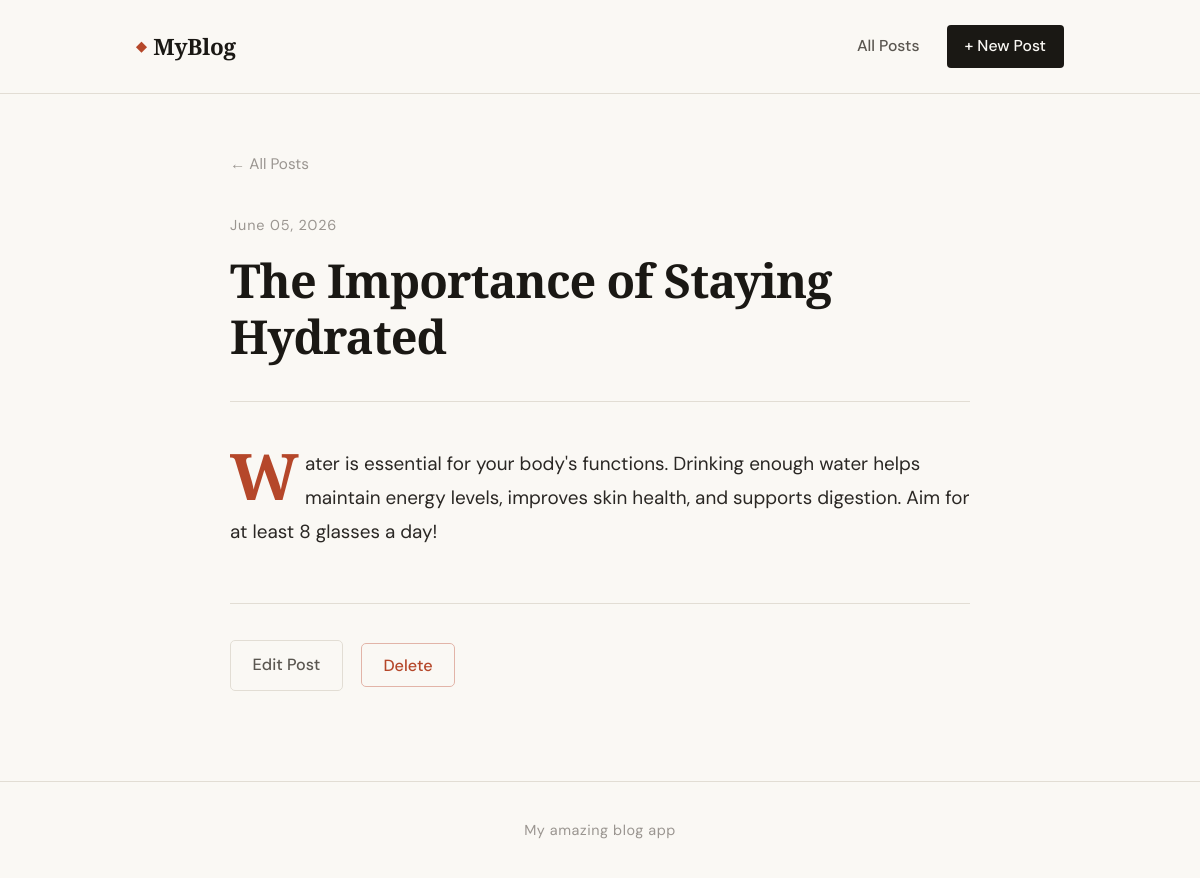
Screenshot of /post/the-importance-of-staying-hydrated with the database file from the repository.
### tables this page shows
CREATE TABLE posts (
                id INTEGER PRIMARY KEY AUTOINCREMENT,
                title TEXT NOT NULL,
                slug TEXT NOT NULL UNIQUE,
                content TEXT NOT NULL,
                excerpt TEXT,
                created_at TEXT NOT NULL,
                updated_at TEXT NOT NULL
            );

### app.py (the view)
@app.route("/post/<slug>")
def post(slug):
    db = get_db()
    p = db.execute("SELECT * FROM posts WHERE slug = ?", (slug,)).fetchone()
    if p is None:
        abort(404)
    return render_template("post.html", post=p)

### app.py (called while the page is built)
def get_db():
    db = getattr(g, "_database", None)
    if db is None:
        db = g._database = sqlite3.connect(DATABASE)
        db.row_factory = sqlite3.Row
    return db

@app.teardown_appcontext
def close_connection(exception):
    db = getattr(g, "_database", None)
    if db is not None:
        db.close()

def format_date(dt_str):
    try:
        dt = datetime.strptime(dt_str, "%Y-%m-%d %H:%M:%S")
        return dt.strftime("%B %d, %Y")
    except Exception:
        return dt_str

### templates/post.html (shortened to what this page needs)
{% extends "base.html" %}
{% block content %}
<article class="post-full">
  <header class="post-full__header">
    <a href="{{ url_for('index') }}" class="back-link">← All Posts</a>
    <time class="post-full__date">{{ post.created_at | format_date }}</time>
    <h1 class="post-full__title">{{ post.title }}</h1>
  </header>
  <div class="post-full__body">
    {% for paragraph in post.content.split('\n\n') %}
      {% if paragraph.strip() %}
        <p>{{ paragraph.strip() }}</p>
      {% endif %}
    {% endfor %}
  </div>
  <footer class="post-full__footer">
    <div class="post-actions">
      <a href="{{ url_for('edit_post', slug=post.slug) }}" class="btn-secondary">Edit Post</a>
      <form method="POST" action="{{ url_for('delete_post', slug=post.slug) }}"
            onsubmit="return confirm('Delete this post permanently?')">
        <button type="submit" class="btn-danger">Delete</button>
      </form>
    </div>
  </footer>
</article>
{% endblock %}

### static/css/style.css (style rules this page uses)
:root { --ink: #1a1814; --ink-soft: #5a5650; --ink-faint: #9a9590; --paper: #faf8f4; --paper-warm: #f2ede4; --rule: #e2ddd4; --accent: #b5472a; --accent-light: #f0e8e4; --font-serif: 'Playfair Display', Georgia, serif; --font-sans: 'DM Sans', system-ui, sans-serif; --max-w: 740px; --max-w-wide: 1000px; }
*, *::before, *::after { box-sizing: border-box; margin: 0; padding: 0; }
html { font-size: 18px; scroll-behavior: smooth; }
body { font-family: var(--font-sans); background: var(--paper); color: var(--ink); line-height: 1.7; min-height: 100vh; display: flex; flex-direction: column; }
a { color: inherit; text-decoration: none; }
.post-full { max-width: var(--max-w); margin: 0 auto; animation: fadeUp 0.45s ease both; }
.back-link { display: inline-block; font-size: 0.85rem; color: var(--ink-faint); margin-bottom: 2rem; transition: color 0.15s; }
.post-full__header { margin-bottom: 2.5rem; padding-bottom: 2rem; border-bottom: 1px solid var(--rule); }
.post-full__date { display: block; font-size: 0.8rem; color: var(--ink-faint); letter-spacing: 0.06em; margin-bottom: 0.8rem; }
.post-full__title { font-family: var(--font-serif); font-size: clamp(1.9rem, 4vw, 2.6rem); font-weight: 700; line-height: 1.2; letter-spacing: -0.02em; }
.post-full__body p { font-size: 1.05rem; line-height: 1.8; color: #2a2724; margin-bottom: 1.4em; }
.post-full__body p:first-child::first-letter { font-family: var(--font-serif); font-size: 3.4em; font-weight: 700; line-height: 0.8; float: left; margin: 0.05em 0.1em 0 0; color: var(--accent); }
.post-full__footer { margin-top: 3rem; padding-top: 2rem; border-top: 1px solid var(--rule); }
.post-actions { display: flex; gap: 1rem; align-items: center; }
.btn-secondary { display: inline-block; border: 1px solid var(--rule); color: var(--ink-soft); padding: 0.6rem 1.2rem; border-radius: 5px; font-size: 0.9rem; font-weight: 500; transition: border-color 0.15s, color 0.15s; }
.btn-danger { display: inline-block; background: none; border: 1px solid #e2b4a8; color: var(--accent); padding: 0.6rem 1.2rem; border-radius: 5px; font-family: var(--font-sans); font-size: 0.9rem; font-weight: 500; cursor: pointer; transition: background 0.15s, color 0.15s; }

### rows the page displays
posts: created_at "June 05, 2026", title "The Importance of Staying Hydrated", strip "Water is essential for your body's functions. Drinking enough water helps maintain energy levels, improves skin health, and supports digestion. Aim for at least 8 glasses a day!"
